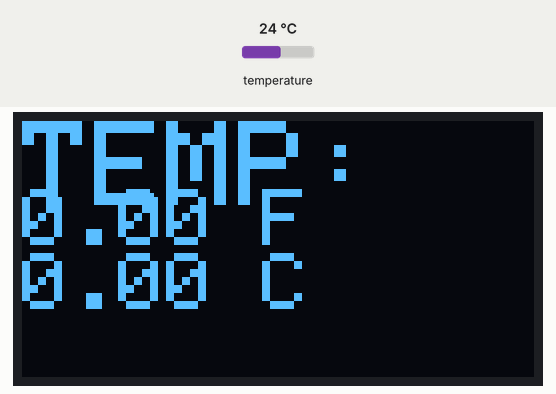
The program below on a simulated ESP32. On the bench: 128×64 one-colour display. Inputs (shaded band) come from the test bench; at power-on: temperature 24 °C. WiFi joins after 1.5 s; servers stay silent unless stated; the display library's start-up logo is not drawn; uploads are accepted with an empty reply; what the program prints to the serial monitor is not drawn.

Above: at 3.7 s.
At 4.7 s:
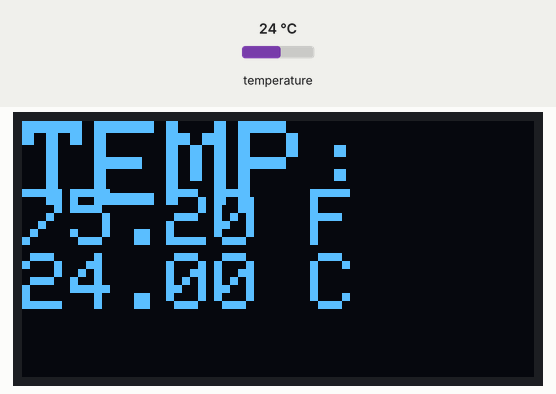
4.8 s: temperature set to 12 °C
At 10.7 s:
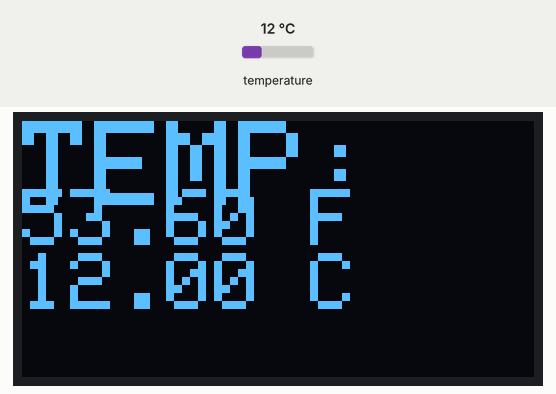
11.6 s: temperature set to 19 °C
At 16.7 s:
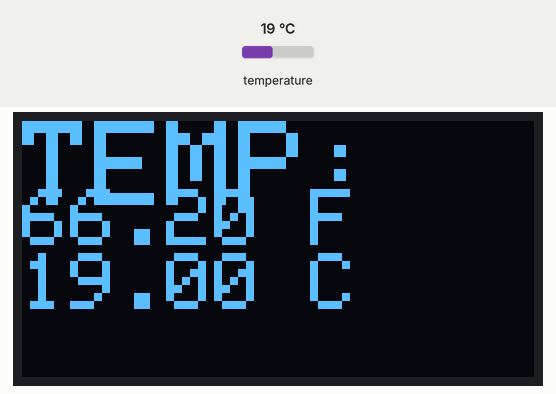
17.4 s: temperature set to 28 °C
At 22.7 s:
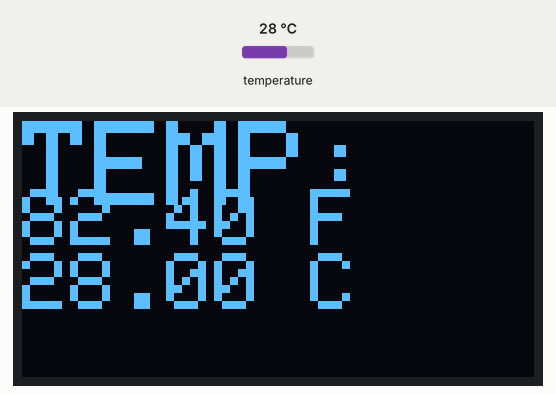
Timing chart, 0 to 24.2 s (numbered marks = the images above; inputs shaded):
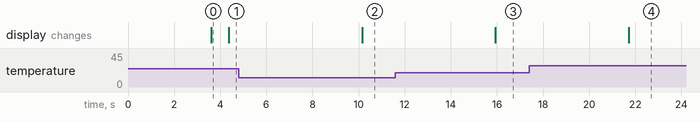

The program:

main.cpp
```cpp
#include <Arduino.h>
#include <OneWire.h>
#include <DallasTemperature.h>
#include <SPI.h>
#include <Wire.h>
#include <Adafruit_GFX.h>
#include <Adafruit_SSD1306.h>
#include <WiFi.h>
#include <HTTPClient.h>
#include <ArduinoJson.h>

using namespace std;

#define SCREEN_WIDTH 128 // OLED display width, in pixels
#define SCREEN_HEIGHT 64 // OLED display height, in pixels
#define OLED_RESET     -1 // Reset pin # ( -1 to share rESET PIN)

/******----- FOR THERMOMETER-----------------*/
const int oneWireBus = 15; // Data wire is conneted to port 15 in ESP32
OneWire oneWire(oneWireBus); // Create instance of oneWire
DallasTemperature sensors(&oneWire); // Pass oneWire instance to Dallas Temperature sensor

/********------- FOR SCREEN-----------*/
// SSD1306 display connected to I2C (SDA, SCL pins)

Adafruit_SSD1306 display(SCREEN_WIDTH, SCREEN_HEIGHT, &Wire, OLED_RESET);

//WiFi AP
const char* ssid = "SPLICE_DEMO_TWO";
const char* password ="splice24";


volatile float temperatureC = 0.0;
volatile float temperatureF = 0.0;
SemaphoreHandle_t tempMutex;

void TaskReadTemperature(void* parameter) {
  for (;;) {
    // Get temp reading
    sensors.requestTemperatures();
    xSemaphoreTake(tempMutex, portMAX_DELAY);
    temperatureC = sensors.getTempCByIndex(0);
    temperatureF = sensors.getTempFByIndex(0);
    xSemaphoreGive(tempMutex);

    // Wait a bit before reading again
    vTaskDelay(5000 / portTICK_PERIOD_MS);
  }
}

void TaskDisplayOLED(void* parameter) {
  for (;;) {
    char temp_cels[50];
    char temp_far[50];

    xSemaphoreTake(tempMutex, portMAX_DELAY);
    sprintf(temp_cels, "%.2f C", temperatureC);
    sprintf(temp_far, "%.2f F", temperatureF);
    xSemaphoreGive(tempMutex);

    display.clearDisplay();
    display.setTextSize(3);
    display.setTextColor(WHITE);
    display.setCursor(0, 0);
    display.println("TEMP:");
    display.setTextSize(2);
    display.setCursor(0, 17);
    display.println(temp_far);
    display.println(temp_cels);
    display.display();

    vTaskDelay(100/ portTICK_PERIOD_MS);
  }
}

void TaskSendHTTP(void* parameter) {
  for (;;) {
    if(WiFi.status() == WL_CONNECTED) {
      // Create a JSON object
      StaticJsonDocument<200> doc;
      char jsonBuffer[512];

      xSemaphoreTake(tempMutex, portMAX_DELAY);
      doc["temperatureC"] = temperatureC;
      doc["temperatureF"] = temperatureF;
      xSemaphoreGive(tempMutex);

      // Serialize the JSON object into a buffer
      serializeJson(doc, jsonBuffer, sizeof(jsonBuffer));

      HTTPClient http;
      http.begin("http://192.168.5.1:5000/data");
      http.addHeader("Content-Type", "application/json");
      int httpResponseCode = http.POST(jsonBuffer);

      if (httpResponseCode > 0) {
        Serial.print("HTTP Response code: ");
        Serial.println(httpResponseCode);
        String payload = http.getString();
        Serial.println(payload);
      }
      else {
        Serial.print("Error code: ");
        Serial.println(httpResponseCode);
      }

      http.end();
    }
    vTaskDelay(100 / portTICK_PERIOD_MS);
  }
}


void setup() {
  Serial.begin(115200); // start serial monitor
  sensors.begin(); // start Dallas Temperature sensor

  //check display volatage
  if(!display.begin(SSD1306_SWITCHCAPVCC, 0x3C)) {
    Serial.println(F("SSD1306 allocation failed"));
    while(1){continue;} // loop forever
  }

  display.display(); // display buffer contents
  delay(2000);       // pause for 2 seconds
  display.clearDisplay(); // clean buffer

  //connect to Wi-Fi
  WiFi.mode(WIFI_STA);
  WiFi.begin(ssid, password);
  Serial.println("Trying to connect to WiFi network....");

  while (WiFi.status() != WL_CONNECTED){
    Serial.print(".");
    delay(100);
  }

  Serial.println("\nConnected to WiFi");
  Serial.println("IP is:");
  Serial.println(WiFi.localIP());

  tempMutex = xSemaphoreCreateMutex();

  xTaskCreatePinnedToCore(
    TaskReadTemperature, "TaskReadTemperature", 2048, NULL, 1, NULL, 0);
  xTaskCreatePinnedToCore(
    TaskDisplayOLED, "TaskDisplayOLED", 2048, NULL, 1, NULL, 0);
  xTaskCreatePinnedToCore(
    TaskSendHTTP, "TaskSendHTTP", 4096, NULL, 1, NULL, 1);

}

void loop() {
}
```

Measured:
- after the input at 4.8 s, the display: changes after 5.4 s (image 2)
- after the input at 11.6 s, the display: changes after 4.3 s (image 3)
- after the input at 17.4 s, the display: changes after 4.3 s (image 4)
- what the display in image 0 shows lasts 0.8 s, from 3.6 s to 4.4 s
